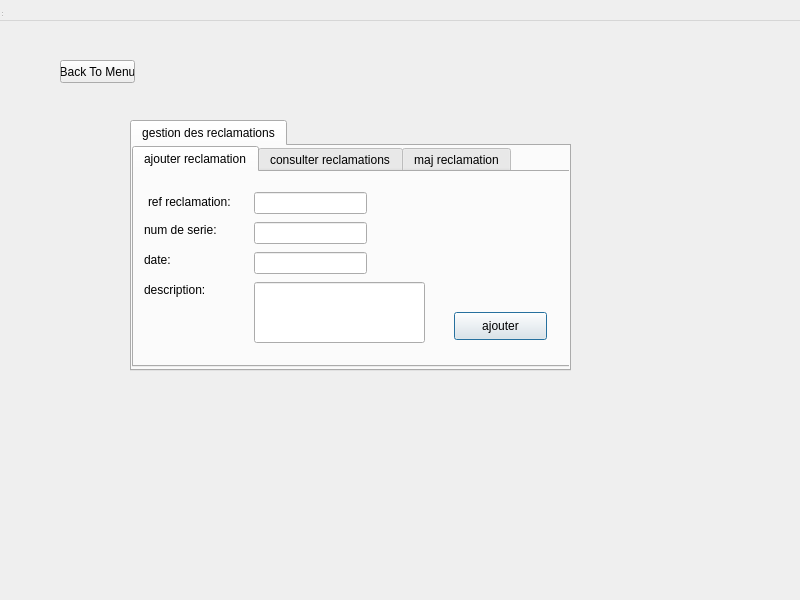
<?xml version="1.0" encoding="UTF-8"?>
<ui version="4.0">
 <class>reclamationwindow</class>
 <widget class="QDialog" name="reclamationwindow">
  <property name="geometry">
   <rect>
    <x>0</x>
    <y>0</y>
    <width>800</width>
    <height>600</height>
   </rect>
  </property>
  <property name="windowTitle">
   <string>MainWindow</string>
  </property>
  <widget class="QWidget" name="centralwidget" native="true">
   <property name="geometry">
    <rect>
     <x>0</x>
     <y>0</y>
     <width>701</width>
     <height>491</height>
    </rect>
   </property>
   <widget class="QTabWidget" name="tabWidget">
    <property name="geometry">
     <rect>
      <x>130</x>
      <y>120</y>
      <width>441</width>
      <height>251</height>
     </rect>
    </property>
    <property name="currentIndex">
     <number>0</number>
    </property>
    <widget class="QWidget" name="tab">
     <attribute name="title">
      <string>gestion des reclamations</string>
     </attribute>
     <widget class="QTabWidget" name="tabWidget_2">
      <property name="geometry">
       <rect>
        <x>0</x>
        <y>0</y>
        <width>441</width>
        <height>221</height>
       </rect>
      </property>
      <property name="currentIndex">
       <number>0</number>
      </property>
      <widget class="QWidget" name="tab_2">
       <attribute name="title">
        <string>ajouter reclamation</string>
       </attribute>
       <widget class="QLabel" name="label">
        <property name="geometry">
         <rect>
          <x>10</x>
          <y>50</y>
          <width>91</width>
          <height>16</height>
         </rect>
        </property>
        <property name="text">
         <string>num de serie:</string>
        </property>
       </widget>
       <widget class="QLineEdit" name="lineEdit_num">
        <property name="geometry">
         <rect>
          <x>120</x>
          <y>50</y>
          <width>113</width>
          <height>22</height>
         </rect>
        </property>
       </widget>
       <widget class="QLabel" name="label_2">
        <property name="geometry">
         <rect>
          <x>10</x>
          <y>80</y>
          <width>55</width>
          <height>16</height>
         </rect>
        </property>
        <property name="text">
         <string>date:</string>
        </property>
       </widget>
       <widget class="QLineEdit" name="lineEdit_date">
        <property name="geometry">
         <rect>
          <x>120</x>
          <y>80</y>
          <width>113</width>
          <height>22</height>
         </rect>
        </property>
       </widget>
       <widget class="QLabel" name="label_3">
        <property name="geometry">
         <rect>
          <x>10</x>
          <y>110</y>
          <width>71</width>
          <height>16</height>
         </rect>
        </property>
        <property name="text">
         <string>description:</string>
        </property>
       </widget>
       <widget class="QPushButton" name="pushButton_2">
        <property name="geometry">
         <rect>
          <x>320</x>
          <y>140</y>
          <width>93</width>
          <height>28</height>
         </rect>
        </property>
        <property name="text">
         <string>ajouter</string>
        </property>
       </widget>
       <widget class="QLineEdit" name="lineEdit_description">
        <property name="geometry">
         <rect>
          <x>120</x>
          <y>110</y>
          <width>171</width>
          <height>61</height>
         </rect>
        </property>
       </widget>
       <widget class="QLineEdit" name="lineEdit_ref">
        <property name="geometry">
         <rect>
          <x>120</x>
          <y>20</y>
          <width>113</width>
          <height>22</height>
         </rect>
        </property>
       </widget>
       <widget class="QLabel" name="label_5">
        <property name="geometry">
         <rect>
          <x>14</x>
          <y>20</y>
          <width>91</width>
          <height>20</height>
         </rect>
        </property>
        <property name="text">
         <string>ref reclamation:</string>
        </property>
       </widget>
      </widget>
      <widget class="QWidget" name="tab_3">
       <attribute name="title">
        <string>consulter reclamations</string>
       </attribute>
       <widget class="QTableView" name="TABLEAURECLAMATION">
        <property name="geometry">
         <rect>
          <x>0</x>
          <y>0</y>
          <width>431</width>
          <height>192</height>
         </rect>
        </property>
       </widget>
      </widget>
      <widget class="QWidget" name="tab_4">
       <attribute name="title">
        <string>maj reclamation</string>
       </attribute>
       <widget class="QLabel" name="label_4">
        <property name="geometry">
         <rect>
          <x>40</x>
          <y>40</y>
          <width>121</width>
          <height>16</height>
         </rect>
        </property>
        <property name="text">
         <string>ref de reclamation</string>
        </property>
       </widget>
       <widget class="QLineEdit" name="lineEdit_refR">
        <property name="geometry">
         <rect>
          <x>160</x>
          <y>40</y>
          <width>113</width>
          <height>22</height>
         </rect>
        </property>
       </widget>
       <widget class="QPushButton" name="pushButton_resolu">
        <property name="geometry">
         <rect>
          <x>290</x>
          <y>140</y>
          <width>93</width>
          <height>28</height>
         </rect>
        </property>
        <property name="text">
         <string>resolu</string>
        </property>
       </widget>
      </widget>
     </widget>
    </widget>
   </widget>
   <widget class="QPushButton" name="pushButton">
    <property name="geometry">
     <rect>
      <x>60</x>
      <y>60</y>
      <width>75</width>
      <height>23</height>
     </rect>
    </property>
    <property name="text">
     <string>Back To Menu</string>
    </property>
   </widget>
  </widget>
  <widget class="QMenuBar" name="menubar">
   <property name="geometry">
    <rect>
     <x>0</x>
     <y>0</y>
     <width>800</width>
     <height>21</height>
    </rect>
   </property>
  </widget>
  <widget class="QStatusBar" name="statusbar">
   <property name="geometry">
    <rect>
     <x>0</x>
     <y>0</y>
     <width>3</width>
     <height>18</height>
    </rect>
   </property>
  </widget>
 </widget>
 <resources/>
 <connections/>
</ui>
